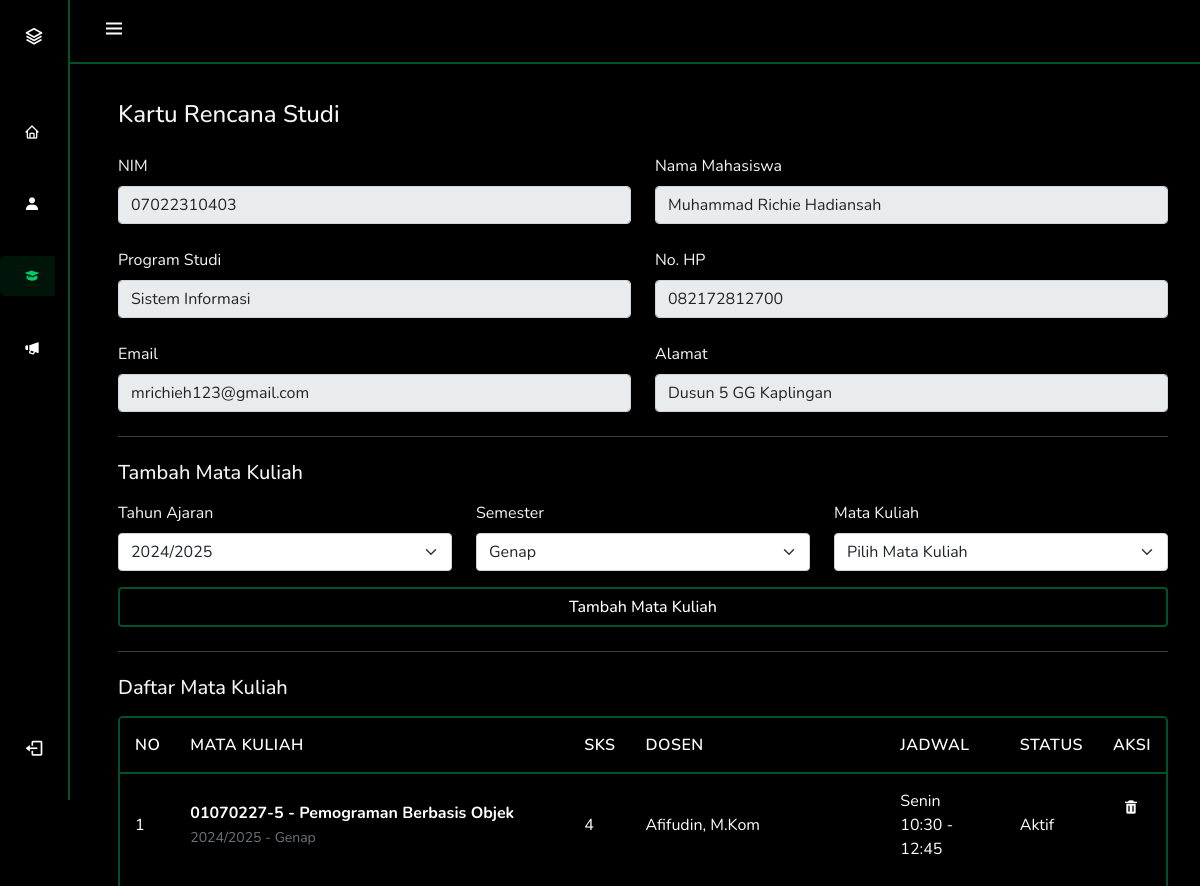
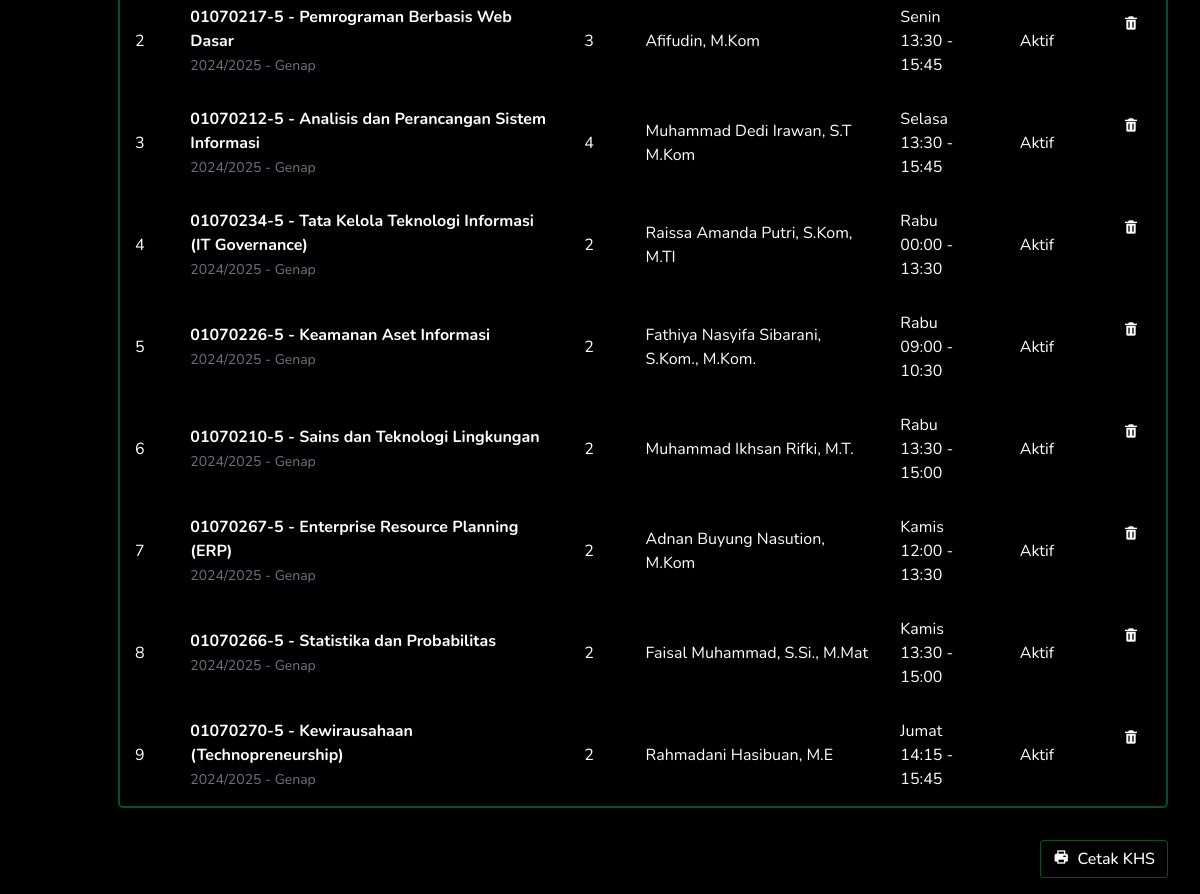
The app's page /views/mahasiswa/pages/krs.php (signed in) with its own data (2 pictures, top to bottom).
### tables this page shows
CREATE TABLE `mahasiswa` (
  `id` int(11) NOT NULL,
  `nim` varchar(20) NOT NULL,
  `nama` varchar(100) NOT NULL,
  `prodi` varchar(10) NOT NULL,
  `alamat` text DEFAULT NULL,
  `nohp` varchar(15) DEFAULT NULL,
  `email` varchar(100) DEFAULT NULL,
  `user_id` int(11) DEFAULT NULL,
  `foto_profil` varchar(255) DEFAULT NULL,
  `semester_aktif` int(11) DEFAULT 1 COMMENT 'Semester aktif mahasiswa'
);

CREATE TABLE `program_studi` (
  `kode_prodi` varchar(10) NOT NULL,
  `nama_prodi` varchar(100) NOT NULL,
  `fakultas` varchar(100) DEFAULT NULL
);

CREATE TABLE `krs` (
  `id` int(11) NOT NULL,
  `mahasiswa_id` int(11) NOT NULL,
  `jadwal_id` int(11) NOT NULL,
  `tahun_ajaran` varchar(9) NOT NULL,
  `semester` enum('Ganjil','Genap') NOT NULL,
  `status` enum('aktif','batal') DEFAULT 'aktif',
  `created_at` timestamp NOT NULL DEFAULT current_timestamp()
);

CREATE TABLE `matkul` (
  `id` int(11) NOT NULL,
  `kode` char(8) DEFAULT NULL,
  `matakuliah` varchar(100) DEFAULT NULL,
  `dosen` varchar(100) DEFAULT NULL,
  `kelas` varchar(20) DEFAULT NULL,
  `wp` enum('W','P') DEFAULT NULL,
  `sks` int(11) DEFAULT NULL,
  `semester` tinyint(4) DEFAULT NULL,
  `prodi` varchar(10) DEFAULT NULL,
  `created_at` timestamp NOT NULL DEFAULT current_timestamp(),
  `updated_at` timestamp NOT NULL DEFAULT current_timestamp() ON UPDATE current_timestamp()
);

CREATE TABLE `dosen` (
  `nip` varchar(20) NOT NULL,
  `nama` varchar(100) NOT NULL,
  `pangkat` varchar(50) DEFAULT NULL,
  `alamat` text DEFAULT NULL,
  `nohp` varchar(15) DEFAULT NULL,
  `email` varchar(100) DEFAULT NULL,
  `prodi` varchar(10) DEFAULT NULL,
  `user_id` int(11) DEFAULT NULL,
  `foto_profil` varchar(255) DEFAULT NULL
);

CREATE TABLE `jadwal_kuliah` (
  `id` int(11) NOT NULL,
  `hari` enum('Senin','Selasa','Rabu','Kamis','Jumat','Sabtu') NOT NULL,
  `waktu_mulai` time NOT NULL,
  `waktu_selesai` time NOT NULL,
  `matkul_id` int(11) NOT NULL,
  `ruangan` varchar(20) DEFAULT NULL,
  `dosen_nip` varchar(20) NOT NULL,
  `semester` enum('Ganjil','Genap') NOT NULL,
  `tahun_ajaran` varchar(9) NOT NULL
);

### views/mahasiswa/pages/krs.php (the view, shortened to what this page needs)
<?php
require_once __DIR__.'/../../../includes/config.php';
$user_id = $_SESSION['user_id'];
$mahasiswa_sql = "SELECT m.*, ps.nama_prodi
                  FROM mahasiswa m
                  LEFT JOIN program_studi ps ON m.prodi = ps.kode_prodi
                  WHERE m.user_id = ?";
$mahasiswa_stmt = $conn->prepare($mahasiswa_sql);
$mahasiswa_stmt->bind_param("i", $user_id);
$mahasiswa_stmt->execute();
$mahasiswa_result = $mahasiswa_stmt->get_result();
$mahasiswa_data = $mahasiswa_result->fetch_assoc();
$krs_sql = "SELECT k.id, k.mahasiswa_id, k.jadwal_id, k.tahun_ajaran, k.semester, k.status,
                   mk.kelas, mk.matakuliah, mk.sks,
                   d.nama AS nama_dosen,
                   j.hari, j.waktu_mulai, j.waktu_selesai, j.ruangan
            FROM krs k
            JOIN jadwal_kuliah j ON k.jadwal_id = j.id
            JOIN matkul mk ON j.matkul_id = mk.id
            JOIN dosen d ON j.dosen_nip = d.nip
            WHERE k.mahasiswa_id = ?
            ORDER BY k.tahun_ajaran DESC, k.semester ASC, j.hari ASC, j.waktu_mulai ASC";
$krs_stmt = $conn->prepare($krs_sql);
$krs_stmt->bind_param("i", $mahasiswa_data['id']);
$krs_stmt->execute();
$krs_result = $krs_stmt->get_result();
?>
<!DOCTYPE html>
<html lang="id">
<head>
    <link rel="stylesheet" href="https://cdn.jsdelivr.net/npm/bootstrap@5.0.0-beta1/dist/css/bootstrap.min.css" />
    <link rel="stylesheet" href="https://cdn.jsdelivr.net/npm/boxicons@latest/css/boxicons.min.css" />
    <link rel="stylesheet" href="../../../css/style.css" />
    <link rel="stylesheet" href="../../../css/table.css" />
</head>
<body id="body-pd">
    <header class="header" id="header">
        <div class="header_toggle"> <i class='bx bx-menu' id="header-toggle"></i> </div>
    </header>
    <div class="l-navbar" id="nav-bar">
      <nav class="nav">
        <div>
          <a href="#" class="nav_logo">
            <i class="bx bx-layer nav_logo-icon"></i>
            <span class="nav_logo-name">UIN Sumatera Utara</span><br />
          </a>
          <div class="nav_list">
            <a href="../dashboard.php" class="nav_link">
              <i class="bx bx-home"></i>
            </a>
            <a href="#" class="nav_link">
              <i class="bx bxs-user"></i>
            </a>
            <div class="accordion-item bg-transparent border-0">
              <a class="nav_link collapsed active" data-bs-toggle="collapse" href="#submenuAkademik" role="button" aria-expanded="false" aria-controls="submenuAkademik">
                <i class="bx bxs-graduation"></i>
              </a>
            </div>
            <a href="#" class="nav_link">
              <i class="bx bxs-megaphone"></i>
            </a>
          </div>
        </div>
        <a href="../../../logout.php" class="nav_link">
          <i class='bx bx-log-out nav_icon'></i>
        </a>
      </nav>
    </div>
    <main>
            <div class="card-header">
                <h4 class="mb-0">Kartu Rencana Studi</h4>
            </div>
            <div class="card-body">
                <form method="POST" action="">
                    <div class="row mb-4">
                        <div class="col-md-6">
                            <label class="form-label">NIM</label>
                            <input type="text" class="form-control" value="<?php echo htmlspecialchars($mahasiswa_data['nim']); ?>" readonly>
                        </div>
                        <div class="col-md-6">
                            <label class="form-label">Nama Mahasiswa</label>
                            <input type="text" class="form-control" value="<?php echo htmlspecialchars($mahasiswa_data['nama']); ?>" readonly>
                        </div>
                    </div>
                    <div class="row mb-4">
                        <div class="col-md-6">
                            <label class="form-label">Program Studi</label>
                            <input type="text" class="form-control" value="<?php echo htmlspecialchars($mahasiswa_data['nama_prodi']); ?>" readonly>
                        </div>
                        <div class="col-md-6">
                            <label class="form-label">No. HP</label>
                            <input type="text" class="form-control" value="<?php echo htmlspecialchars($mahasiswa_data['nohp']); ?>" readonly>
                        </div>
                    </div>
                    <div class="row mb-4">
                        <div class="col-md-6">
                            <label class="form-label">Email</label>
                            <input type="text" class="form-control" value="<?php echo htmlspecialchars($mahasiswa_data['email']); ?>" readonly>
                        </div>
                        <div class="col-md-6">
                            <label class="form-label">Alamat</label>
                            <input type="text" class="form-control" value="<?php echo htmlspecialchars($mahasiswa_data['alamat']); ?>" readonly>
                        </div>
                    </div>
                    <hr class="my-4">
                    <h5 class="mb-3">Tambah Mata Kuliah</h5>
                    <div class="row mb-4">
                        <div class="col-md-4">
                            <label for="tahun_ajaran" class="form-label">Tahun Ajaran</label>
                            <select class="form-select" id="tahun_ajaran" name="tahun_ajaran" required>
                                <option value="2024/2025" selected>2024/2025</option>
                            </select>
                        </div>
                        <div class="col-md-4">
                            <label for="semester" class="form-label">Semester</label>
                            <select class="form-select" id="semester" name="semester" required>
                                <option value="Genap" selected>Genap</option>
                            </select>
                        </div>
                        <div class="col-md-4">
                            <label for="jadwal_id" class="form-label">Mata Kuliah</label>
                            <select class="form-select" id="jadwal_id" name="jadwal_id" required>
                                <option value="">Pilih Mata Kuliah</option>
                            </select>
                        </div>
                        <div class="col-md-12 mt-3">
                            <button type="submit" name="tambah_krs" class="btn btn-primary w-100">Tambah Mata Kuliah</button>
                        </div>
                    </div>
                </form>
                <hr class="my-4">
                <h5 class="mb-3">Daftar Mata Kuliah</h5>
                <div class="table-data">
                    <table class="table-custom">
                        <thead>
                            <tr>
                                <th>No</th>
                                <th>Mata Kuliah</th>
                                <th>SKS</th>
                                <th>Dosen</th>
                                <th>Jadwal</th>
                                <th>Status</th>
                                <th>Aksi</th>
                            </tr>
                        </thead>
                        <tbody>
                            <?php if ($krs_result->num_rows > 0): ?>
                                <?php $no = 1; while ($row = $krs_result->fetch_assoc()): ?>
                                    <tr>
                                        <td><?php echo $no++; ?></td>
                                        <td>
                                            <strong><?php echo htmlspecialchars($row['kelas'] . ' - ' . $row['matakuliah']); ?></strong><br>
                                            <small class="text-muted">
                                                <?php echo $row['tahun_ajaran']; ?> - <?php echo $row['semester']; ?>
                                            </small>
                                        </td>
                                        <td><?php echo $row['sks']; ?></td>
                                        <td><?php echo htmlspecialchars($row['nama_dosen']); ?></td>
                                        <td>
                                            <?php echo $row['hari']; ?><br>
                                            <?php echo date('H:i', strtotime($row['waktu_mulai'])); ?> -
                                            <?php echo date('H:i', strtotime($row['waktu_selesai'])); ?>
                                        </td>
                                        <td>
                                            <?php if ($row['status'] == 'aktif'): ?>
                                                <span class="status-aktif">Aktif</span>
                                            <?php else: ?>
                                                <span class="status-batal">Batal</span>
                                            <?php endif; ?>
                                        </td>
                                        <td class="action-buttons">
                                            <a href="krs.php?delete_id=<?php echo $row['id']; ?>" class="delete" onclick="return confirm('Apakah Anda yakin ingin menghapus mata kuliah ini dari KRS?')">
                                                <i class="bx bxs-trash"></i>
                                            </a>
                                        </td>
                                    </tr>
                                <?php endwhile; ?>
                            <?php endif; ?>
                        </tbody>
                    </table>
                <div class="text-end mt-4">
                    <button class="btn btn-success" onclick="window.print()">
                        <i class="bx bxs-printer me-1"></i> Cetak KHS
                    </button>
                </div>
                </div>
            </div>
    </main>
</body>
</html>

### css/style.css (style rules this page uses)
:root { --header-height: 3rem; --nav-width: 70px; --body-font: "Nunito", sans-serif; --normal-font-size: 1rem; --z-fixed: 100; }
body { position: relative; margin: var(--header-height) 0 0 0; padding: 0 1rem; font-family: var(--body-font); font-size: var(--normal-font-size); background-color: black; color: #f5f5f5; transition: 0.5s; overflow-x: hidden; }
a { text-decoration: none; }
.header { width: 100%; height: var(--header-height); position: fixed; top: 0; left: 0; display: flex; align-items: center; justify-content: space-between; padding: 0 1rem; background-color: rgb(0, 0, 0); border-bottom: 2px solid #00cc6666; z-index: var(--z-fixed); transition: 0.5s; }
.header_toggle { color: rgb(255, 255, 255); font-size: 1.5rem; cursor: pointer; }
.header_toggle::after { margin-left: 150px; }
.l-navbar { position: fixed; top: 0; left: -30%; width: var(--nav-width); height: 100vh; background-color: black; padding: 0.5rem 0.5rem 0 0; transition: 0.5s; z-index: var(--z-fixed); border-right: 2px solid #00cc6666; }
.nav { height: 100%; display: flex; flex-direction: column; justify-content: space-between; overflow: hidden; }
.nav_logo, .nav_link { display: grid; grid-template-columns: max-content max-content; align-items: center; column-gap: 1rem; padding: 0.5rem 0 0.5rem 1.5rem; color: #ffffff; }
.nav_logo { margin-bottom: 2rem; }
.nav_logo-icon { font-size: 1.25rem; color: rgb(255, 255, 255); }
.nav_link { position: relative; color: rgb(255, 255, 255); margin-bottom: 2rem; transition: 0.3s; border-radius: 5px; }
.nav_icon { font-size: 1.25rem; }
.active { color: #00cc66; background-color: #00cc661a; border-radius: 5px; transition: all 0.3s ease-in-out; }
.active::before { display: block; background-color: #00cc6666; }
main { margin-top: 5.75rem !important; }
@media screen and (min-width: 768px) { body { margin: calc(var(--header-height) + 1rem) 0 0 0; padding-left: calc(var(--nav-width) + 2rem); } }
@media screen and (min-width: 768px) { .header { height: calc(var(--header-height) + 1rem); padding: 0 2rem 0 calc(var(--nav-width) + 2rem); } }
@media screen and (min-width: 768px) { .l-navbar { left: 0; padding: 1rem 0.8rem 0 0; } }

### css/table.css (style rules this page uses)
.table-custom { width: 100%; border-collapse: separate; border-spacing: 0; background-color: #000000; border-radius: 5px; color: #ffffff; text-align: left; margin-bottom: 2rem; background-clip: border-box; border: 2px solid #00cc6666; overflow: hidden; }
.table-custom thead { background-color: #000000; }
.table-custom thead th { color: #ffffff; border-bottom: 2px solid #00cc6666; font-weight: 600; text-transform: uppercase; font-size: 1rem; letter-spacing: 0.5px; }
.table-custom th, .table-custom td { padding: 15px; }
.table-custom tbody tr { transition: all 0.2s ease; }
.table-custom tbody tr:last-child td { border-bottom: none; }
.action-buttons { display: flex; gap: 12px; justify-content: flex-start; align-items: center; }
.action-buttons a { display: inline-flex; align-items: center; justify-content: center; width: 36px; height: 36px; border-radius: 5px; transition: all 0.2s ease; color: #ffffff; text-decoration: none; }
.btn { display: inline-block; font-weight: 500; text-align: center; white-space: nowrap; vertical-align: middle; user-select: none; border: 1px solid transparent; padding: 0.375rem 0.75rem; font-size: 1rem; line-height: 1.5; border-radius: 0.25rem; transition: all 0.15s ease-in-out; cursor: pointer; }
.btn-primary { color: #fff; background-color: #000000; border: 2px solid #00cc6666; }
.btn-success { color: #fff; background-color: #000000; border-color: #00cc6666; }

### records on screen
mahasiswa: nim "07022310403", nama "Muhammad Richie Hadiansah", prodi.nama_prodi "Sistem Informasi", nohp "082172812700", email "mrichieh123@gmail.com", alamat "Dusun 5 GG Kaplingan"
krs: matkul.kelas+matakuliah "01070227-5 - Pemograman Berbasis Objek", tahun_ajaran "2024/2025", semester "Genap", matkul.sks "4", dosen.nama "Afifudin, M.Kom", jadwal.hari "Senin", jadwal.waktu_mulai "10:30", jadwal.waktu_selesai "12:45", status "Aktif"
krs: matkul.kelas+matakuliah "01070217-5 - Pemrograman Berbasis Web Dasar", tahun_ajaran "2024/2025", semester "Genap", matkul.sks "3", dosen.nama "Afifudin, M.Kom", jadwal.hari "Senin", jadwal.waktu_mulai "13:30", jadwal.waktu_selesai "15:45", status "Aktif"
krs: matkul.kelas+matakuliah "01070212-5 - Analisis dan Perancangan Sistem Informasi", tahun_ajaran "2024/2025", semester "Genap", matkul.sks "4", dosen.nama "Muhammad Dedi Irawan, S.T M.Kom", jadwal.hari "Selasa", jadwal.waktu_mulai "13:30", jadwal.waktu_selesai "15:45", status "Aktif"
krs: matkul.kelas+matakuliah "01070234-5 - Tata Kelola Teknologi Informasi (IT Governance)", tahun_ajaran "2024/2025", semester "Genap", matkul.sks "2", dosen.nama "Raissa Amanda Putri, S.Kom, M.TI", jadwal.hari "Rabu", jadwal.waktu_mulai "00:00", jadwal.waktu_selesai "13:30", status "Aktif"
krs: matkul.kelas+matakuliah "01070226-5 - Keamanan Aset Informasi", tahun_ajaran "2024/2025", semester "Genap", matkul.sks "2", dosen.nama "Fathiya Nasyifa Sibarani, S.Kom., M.Kom.", jadwal.hari "Rabu", jadwal.waktu_mulai "09:00", jadwal.waktu_selesai "10:30", status "Aktif"
krs: matkul.kelas+matakuliah "01070210-5 - Sains dan Teknologi Lingkungan", tahun_ajaran "2024/2025", semester "Genap", matkul.sks "2", dosen.nama "Muhammad Ikhsan Rifki, M.T.", jadwal.hari "Rabu", jadwal.waktu_mulai "13:30", jadwal.waktu_selesai "15:00", status "Aktif"
krs: matkul.kelas+matakuliah "01070267-5 - Enterprise Resource Planning (ERP)", tahun_ajaran "2024/2025", semester "Genap", matkul.sks "2", dosen.nama "Adnan Buyung Nasution, M.Kom", jadwal.hari "Kamis", jadwal.waktu_mulai "12:00", jadwal.waktu_selesai "13:30", status "Aktif"
krs: matkul.kelas+matakuliah "01070266-5 - Statistika dan Probabilitas", tahun_ajaran "2024/2025", semester "Genap", matkul.sks "2", dosen.nama "Faisal Muhammad, S.Si., M.Mat", jadwal.hari "Kamis", jadwal.waktu_mulai "13:30", jadwal.waktu_selesai "15:00", status "Aktif"
krs: matkul.kelas+matakuliah "01070270-5 - Kewirausahaan (Technopreneurship)", tahun_ajaran "2024/2025", semester "Genap", matkul.sks "2", dosen.nama "Rahmadani Hasibuan, M.E", jadwal.hari "Jumat", jadwal.waktu_mulai "14:15", jadwal.waktu_selesai "15:45", status "Aktif"
